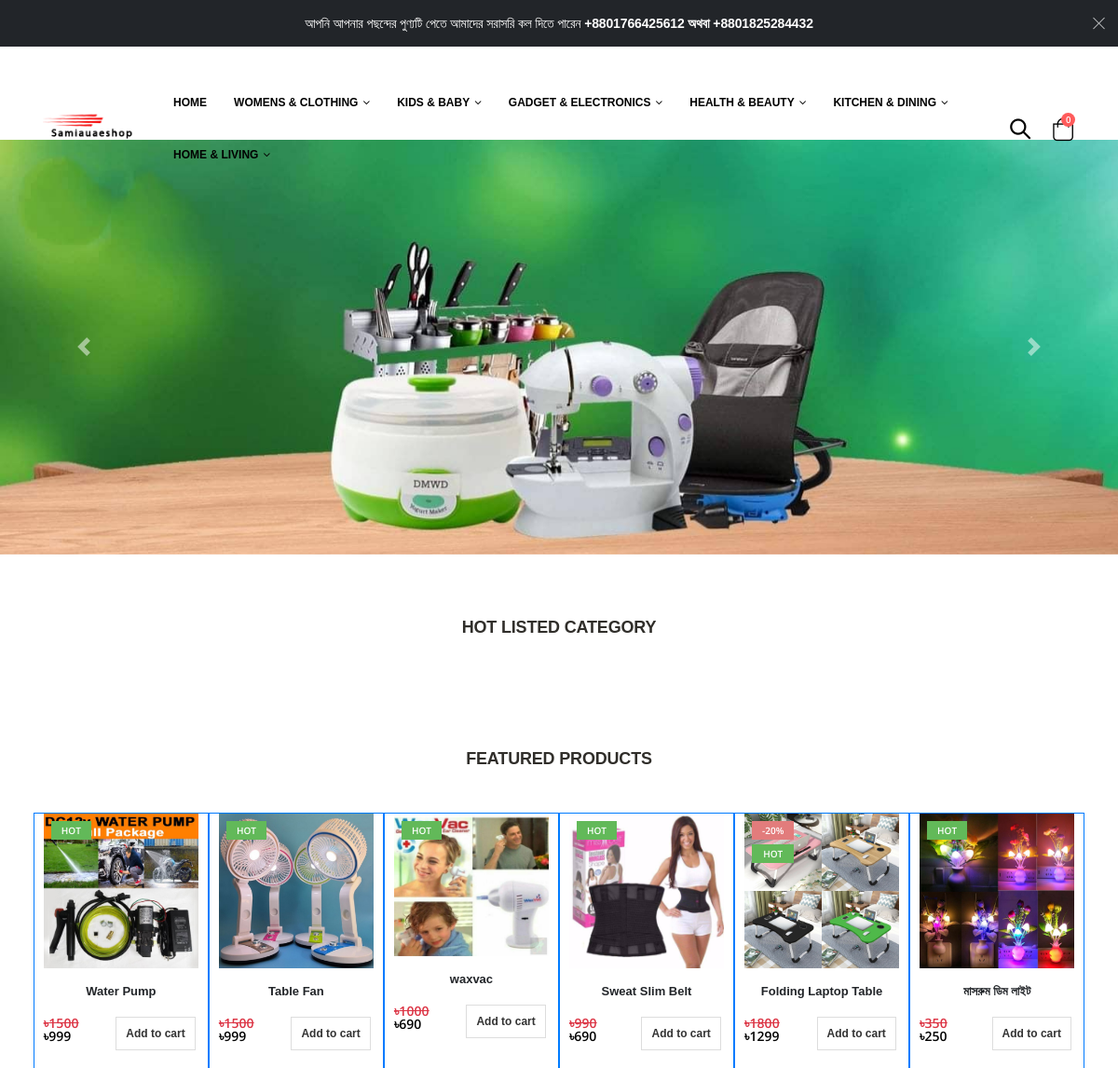
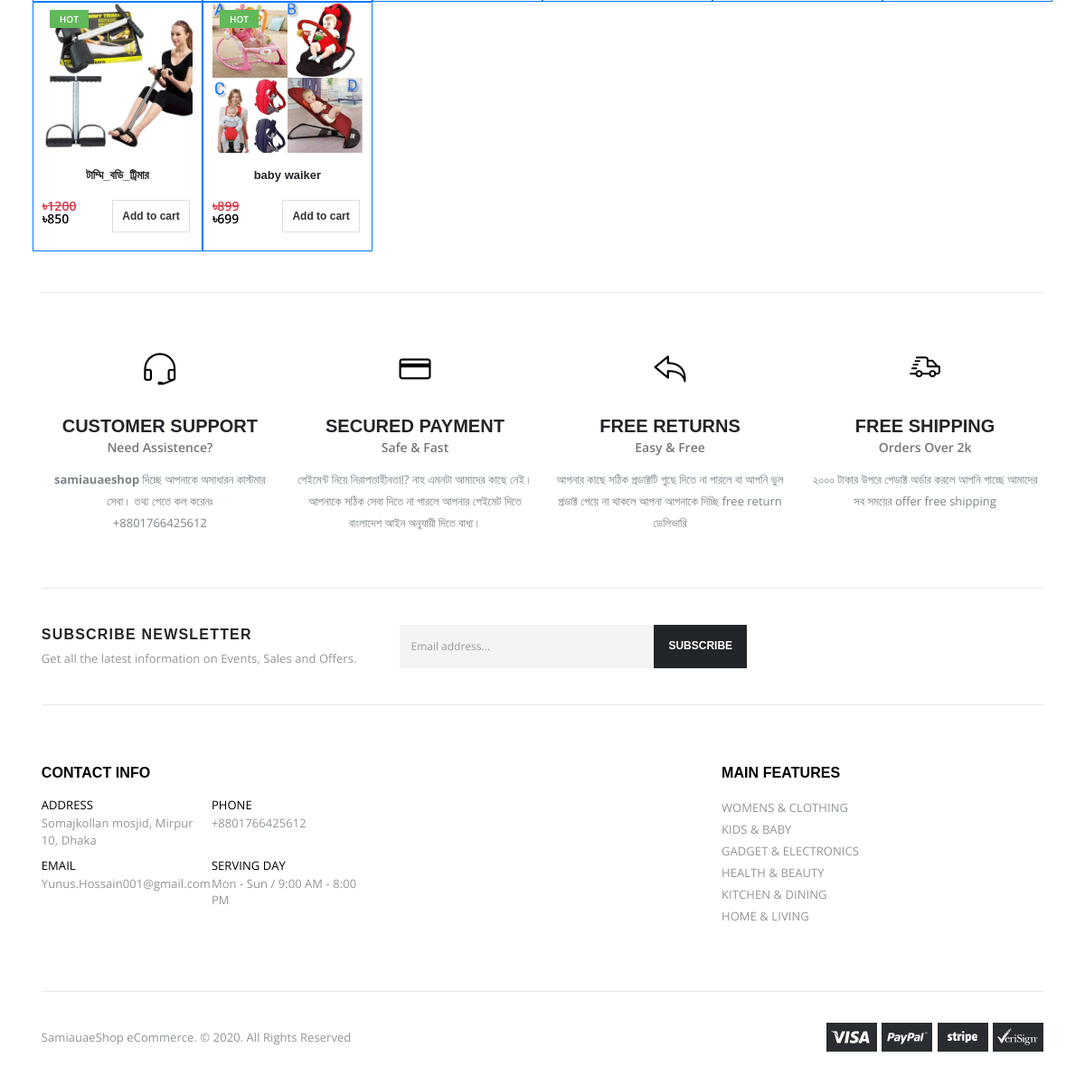
The page / on the database its author committed (2 pictures, top to bottom).
### products/models.py (models this page shows, shortened)
class ContactInfo(models.Model):
    CONTACT_WAY_LIST = [
        ('ADDRESS', 'ADDRESS'),
        ('PHONE', 'PHONE'),
        ('EMAIL', 'EMAIL'),
        ('SERVING DAY', 'SERVING DAY'),
    ]
    ContactWay = models.CharField(max_length=50, choices=CONTACT_WAY_LIST)
    details = models.CharField(max_length=100, blank=False)
    class Meta:
        verbose_name_plural = '5 Contact Info'

class MainFeature(models.Model):
    name = models.CharField(max_length=20, blank=False)
    class Meta:
        verbose_name_plural = '1. Main Features'

class indexbanner(models.Model):
    img = models.ImageField(upload_to='banner', blank=False)
    alt_text = models.CharField(max_length=20, blank=False)
    class Meta:
        verbose_name_plural = '8. Home Page Banner'

class Productinfo(models.Model):
    MainFeature = models.ForeignKey(MainFeature, on_delete=models.CASCADE)
    ProductType = models.ForeignKey(ProductType, on_delete=models.CASCADE)
    Title = models.CharField(max_length=30, blank=False)
    Hot = models.BooleanField(default=True, blank=True)
    Discount = models.CharField(max_length=2, blank=True)
    OldPrice = models.PositiveIntegerField(blank=False)
    Price = models.PositiveIntegerField(blank=False)
    Features = models.TextField(max_length=150, blank=False)
    Description = models.TextField(max_length=1500, blank=False)
    ProductImage = models.ImageField(upload_to='images/products', blank=False)
    ProductImage2 = models.ImageField(upload_to='images/products', blank=True)
    ProductImage3 = models.ImageField(upload_to='images/products', blank=True)
    ProductImage4 = models.ImageField(upload_to='images/products', blank=True)
    status = models.BooleanField(default=True)
    class Meta:
        verbose_name_plural = '6. Product Details'

### products/views.py (the view)
# urls.py: path('', views.index, name='home'),
def index(request):
    categorylist = MainFeature.objects.all()
    producttypelist = ProductType.objects.all()
    bannerlist = indexbanner.objects.all()
    SubMenuBannerList = SubMenuBanner.objects.all()
    ProductinfoList = Productinfo.objects.filter(Hot = True)
    ContactInfoList = ContactInfo.objects.all()
    HotproducttypeList = Hotproducttype.objects.all()
    contex = {
        'categorylist': categorylist,
        'producttypelist': producttypelist,
        'bannerlist': bannerlist,
        'SubMenuBannerList': SubMenuBannerList,
        'HotproducttypeList': HotproducttypeList,
        'ProductinfoList': ProductinfoList,
        'ContactInfoList': ContactInfoList
    }
    return render(request, 'index.html', contex)

### templates/index.html (shortened to what this page needs)
{% extends 'layouts.html'%}
{% load static %}
{% block main %}
    <main class="main">
    <div id="carouselExampleControls" class="carousel slide mt-10" data-ride="carousel">
        <div class="carousel-inner">
            {% for banner in bannerlist%}
                {% if forloop.counter == 1 %}
                    <div class="carousel-item active">
                      <img class="d-block w-100" src="{{ banner.img.url }}" alt="{{ banner.alt_text }}">
                    </div>
               {% else %}
                    <div class="carousel-item">
                      <img class="d-block w-100" src="{{ banner.img.url }}" alt="{{ banner.alt_text }}">
                    </div>
                {% endif %}
            {% endfor %}
        </div>
		  <a class="carousel-control-prev" href="#carouselExampleControls" role="button" data-slide="prev">
              <span class="carousel-control-prev-icon" aria-hidden="true"></span>
		  </a>
		  <a class="carousel-control-next" href="#carouselExampleControls" role="button" data-slide="next">
		    <span class="carousel-control-next-icon" aria-hidden="true"></span>
		  </a>
    </div>
    <section class="container">
        <h2 class="section-title ls-n-10 text-center pt-2 m-b-4">Hot Listed Category</h2>
    </section>
    <section class="container pb-3 mb-1">
        <h2 class="section-title ls-n-10 text-center pb-2 m-b-4">Featured Products</h2>
        <div class="row py-4">
            {% for prod in ProductinfoList %}
            <div class="col-6 col-sm-3 col-md-3 col-xl-2 border border-primary">
                <div class="product-default inner-quickview inner-icon">
                    <figure>
                        <a href="/product_detail/{{ prod.id }}">
                            {% if prod.ProductImage %}
                            <img src="{{ prod.ProductImage.url }}">
                            {% endif %}
                        </a>
                        <div class="label-group">
                            {% if prod.Discount != '' %}
                                <span class="product-label label-sale">-{{ prod.Discount }}%</span>
                            {% endif %}
                            <span class="product-label label-hot">HOT</span>
                        </div>
                        <div class="btn-icon-group">
                        </div>
                    </figure>
                    <div class="">
                        <h6 class="text-center">
                            <a href="/product_detail/{{ prod.id }}">{{ prod.Title }}</a>
                        </h6>
                        <div class="price-box row">
                            <div class="col-5">
                                <span class="old-price text-danger">৳{{ prod.OldPrice }}</span><br>
                                <span class="text-primary">৳</span><span class="text-primary product_price-{{ prod.id }}">{{ prod.Price }}</span>
                            </div>
                            <div class="col-7">
                                <button class=" btn-add-cart add-to-cart" data-index="{{ prod.id }}" data-toggle="modal" data-target="#addCartModal">Add to cart</button>
                            </div>
                        </div>
                    </div>
                </div>
            </div>
            {% endfor %}
        </div>
        <hr class="mt-3 mb-6">
        <div class="row feature-boxes-container pt-2">
            <div class="col-sm-6 col-lg-3">
                <div class="feature-box feature-box-simple text-center">
                    <i class="icon-earphones-alt"></i>
                    <div class="feature-box-content">
                        <h3 class="text-uppercase">Customer Support</h3>
                        <h5>Need Assistence?</h5>
                        <p><strong>samiauaeshop</strong> দিচ্ছে আপনাকে অসাধারন কাস্টমার সেবা। তথ্য পেতে কল করেনঃ<br> {{ ContactInfoList.1.details }}</p>
                    </div>
                </div>
            </div>
            <div class="col-sm-6 col-lg-3">
                <div class="feature-box feature-box-simple text-center">
                    <i class="icon-credit-card"></i>
                    <div class="feature-box-content">
                        <h3 class="text-uppercase">Secured Payment</h3>
                        <h5>Safe & Fast</h5>
                        <p>পেইমেন্ট নিয়ে নিরাপত্তাহীনতা!? নাহ এমনটা আমাদের কাছে নেই। আপনাকে সঠিক সেবা দিতে না পারলে আপনার পেইমেট দিতে বাংলাদেশ আইন অনুযায়ী দিতে বাধ্য।</p>
                    </div>
                </div>
            </div>
            <div class="col-sm-6 col-lg-3">
                <div class="feature-box feature-box-simple text-center">
                    <i class="icon-action-undo"></i>
                    <div class="feature-box-content">
                        <h3 class="text-uppercase">Free Returns</h3>
                        <h5>Easy & Free</h5>
                        <p>আপনার কাছে সঠিক প্রডাক্টটি পুছে দিতে না পারলে বা আপনি ভুল প্রডাক্ট পেয়ে না থাকলে আপনা আপনাকে দিচ্ছি free return ডেলিভারি</p>
                    </div>
                </div>
            </div>
            <div class="col-sm-6 col-lg-3">
                <div class="feature-box feature-box-simple text-center">
                    <i class="icon-shipping"></i>
                    <div class="feature-box-content">
                        <h3 class="text-uppercase">Free Shipping</h3>
                        <h5>Orders Over 2k</h5>
                        <p>২০০০ টাকার উপরে পেডাক্ট অর্ডার করলে আপনি পাচ্ছে আমাদের সব সময়ের offer free shipping</p>
                    </div>
                </div>
            </div>
        </div>
    </section>
</main>
{% endblock %}

### templates/layouts.html (shortened to what this page needs)
{% load static %}
<!DOCTYPE html>
<html>
<!DOCTYPE html>
<html lang="en">
    <head>
        <link rel="stylesheet" href="{% static 'assets/css/bootstrap.min.css'%}">
        <link rel="stylesheet" href="{% static 'assets/css/style.min.css'%}">
        <link rel="stylesheet" type="text/css" href="{% static 'assets/vendor/fontawesome-free/css/all.min.css'%}">
    </head>
    <body class="full-screen-slider">
        <div class="page-wrapper">
            <div class="top-notice text-white bg-dark">
                <div class="container text-center">
                    <h5 class="ls-n-10 mb-0">আপনি আপনার পছন্দের পুণ্যটি পেতে আমাদের সরাসরি কল দিতে পারেন <b> <a href="tel:{{ ContactInfoList.1.details }}">{{ ContactInfoList.1.details }}</a> অথবা <a href="tel:+8801825284432">+8801825284432</a></b></h5>
                    <button title="Close (Esc)" type="button" class="mfp-close">×</button>
                </div>
            </div>
            <header class="header header-transparent">
                <div class="header-middle">
                    <div class="container">
                        <div class="header-left">
                            <a href="{% url 'home'%}" class="logo">
                                <img src="{% static 'assets/images/logo.png'%}" alt="Porto Logo">
                            </a>
                            <nav class="main-nav font2">
                                <ul class="menu">
                                    <li>
                                        <a href="{% url 'home'%}">Home</a>
                                    </li>
                                    {% for feature in categorylist %}
                                    <li>
                                        <a href="/product_list/{{ feature.id }}">{{ feature.name }}</a>
                                    </li>
                                    {% endfor %}
                                </ul>
                            </nav>
                        </div>
                        <div class="header-right">
                            <div class="header-search header-search-popup header-search-category d-none d-sm-block">
                                <a href="#" class="search-toggle" role="button"><i class="icon-magnifier"></i></a>
                            </div>
                            <div class="dropdown cart-dropdown">
                                <a href="{% url 'cart'%}" class="dropdown-toggle" role="button">
                                    <i class="icon-shopping-cart"></i>
                                    <span class="cart-count badge-circle cart-list">{{ request.session.cartdata|length }}</span>
                                </a>
                            </div>
                        </div>
                    </div>
                </div>
            </header>
            {% block main %}
            {% endblock %}
            <footer class="footer center">
                <div class="footer-top">
                    <div class="container top-border d-flex align-items-center justify-content-between flex-wrap">
                        <div class="footer-left widget-newsletter d-md-flex align-items-center">
                            <div class="widget-newsletter-info">
                                <h5 class="widget-newsletter-title text-uppercase m-b-1">subscribe newsletter</h5>
                                <p class="widget-newsletter-content mb-0">Get all the latest information on Events, Sales and Offers.</p>
                            </div>
                            <form action="#">
                                <div class="footer-submit-wrapper d-flex">
                                    <input type="email" class="form-control" placeholder="Email address..." size="40" required>
                                    <button type="submit" class="btn btn-dark btn-sm">Subscribe</button>
                                </div>
                            </form>
                        </div>
                        <div class="footer-right">
                            <div class="social-icons">
                                <a href="#" class="social-icon social-facebook icon-facebook" target="_blank"></a>
                                <a href="#" class="social-icon social-twitter icon-twitter" target="_blank"></a>
                                <a href="#" class="social-icon social-instagram icon-instagram" target="_blank"></a>
                            </div>
                        </div>
                    </div>
                </div>
                <div class="footer-middle">
                    <div class="container">
                        <div class="row">
                            <div class="col-lg-6 col-xl-4">
                                <div class="widget">
                                    <h4 class="widget-title">Contact Info</h4>
                                    <div class="row">
                                        <div class="col-sm-6">
                                            <div class="contact-widget">
                                                <h4 class="widget-title">{{ ContactInfoList.0.ContactWay }}</h4>
                                                <a href="#">{{ ContactInfoList.0.details }}</a>
                                            </div>
                                        </div>
                                        <div class="col-sm-6">
                                            <div class="contact-widget email">
                                                <h4 class="widget-title">{{ ContactInfoList.1.ContactWay }}</h4>
                                                <a href="tel:{{ ContactInfoList.1.details }}">{{ ContactInfoList.1.details }}</a>
                                            </div>
                                        </div>
                                        <div class="col-sm-6">
                                            <div class="contact-widget">
                                                <h4 class="widget-title">{{ ContactInfoList.2.ContactWay }}</h4>
                                                <a href="#">{{ ContactInfoList.2.details }}</a>
                                            </div>
                                        </div>
                                        <div class="col-sm-6">
                                            <div class="contact-widget">
                                                <h4 class="widget-title">{{ ContactInfoList.3.ContactWay }}</h4>
                                                <a href="#">{{ ContactInfoList.3.details }}</a>
                                            </div>
                                        </div>
                                    </div>
                                </div>
                            </div>
                            <div class="col-sm-6 col-lg-3 col-xl-4">
                            </div>
                            <div class="col-sm-6 col-lg-3 col-xl-4">
                                <div class="widget">
                                    <h4 class="widget-title">Main Features</h4>
                                    <ul class="links link-parts row">
                                        <div class="link-part col-xl-6">
                                        {% for category in categorylist %}
                                                <li><a href="#">{{ category.name }}</a></li>
                                        {% endfor %}
                                        </div>
                                    </ul>
                                </div>
                            </div>
                        </div>
                    </div>
                </div>
                <div class="footer-bottom">
                    <div class="container top-border d-flex align-items-center justify-content-between flex-wrap">
                        <p class="footer-copyright mb-0 py-3 pr-3">SamiauaeShop eCommerce. &copy;  2020.  All Rights Reserved</p>
                        <img class="py-3" src="{% static 'assets/images/payments.png'%}" alt="payment image">
                    </div>
                </div>
            </footer>
        </div>
    </body>
</html>

### rows shown on the page
ContactInfo: details "+8801766425612", ContactWay "PHONE"
MainFeature: name "WOMENS & CLOTHING"
MainFeature: name "KIDS & BABY"
MainFeature: name "GADGET & ELECTRONICS"
MainFeature: name "HEALTH & BEAUTY"
MainFeature: name "KITCHEN & DINING"
MainFeature: name "HOME & LIVING"
indexbanner: img (picture)
Productinfo: ProductImage (picture), Title "Water Pump", OldPrice "1500", Price "999"
Productinfo: ProductImage (picture), Title "Table Fan", OldPrice "1500", Price "999"
Productinfo: ProductImage (picture), Title "waxvac", OldPrice "1000", Price "690"
Productinfo: ProductImage (picture), Title "Sweat Slim Belt", OldPrice "990", Price "690"
Productinfo: ProductImage (picture), Discount "20", Title "Folding Laptop Table", OldPrice "1800", Price "1299"
Productinfo: ProductImage (picture), Title "মাসরুম ডিম লাইট", OldPrice "350", Price "250"
Productinfo: ProductImage (picture), Title "টাম্মি_বডি_ট্রিমার", OldPrice "1200", Price "850"
Productinfo: ProductImage (picture), Title "baby waiker", OldPrice "899", Price "699"
ContactInfo: ContactWay "ADDRESS", details "Somajkollan mosjid, Mirpur 10, Dhaka"
ContactInfo: ContactWay "EMAIL", details "Yunus.Hossain001@gmail.com"
ContactInfo: ContactWay "SERVING DAY", details "Mon - Sun / 9:00 AM - 8:00 PM"

### other values the page prints
{{ request.session.cartdata|length }} "0"
